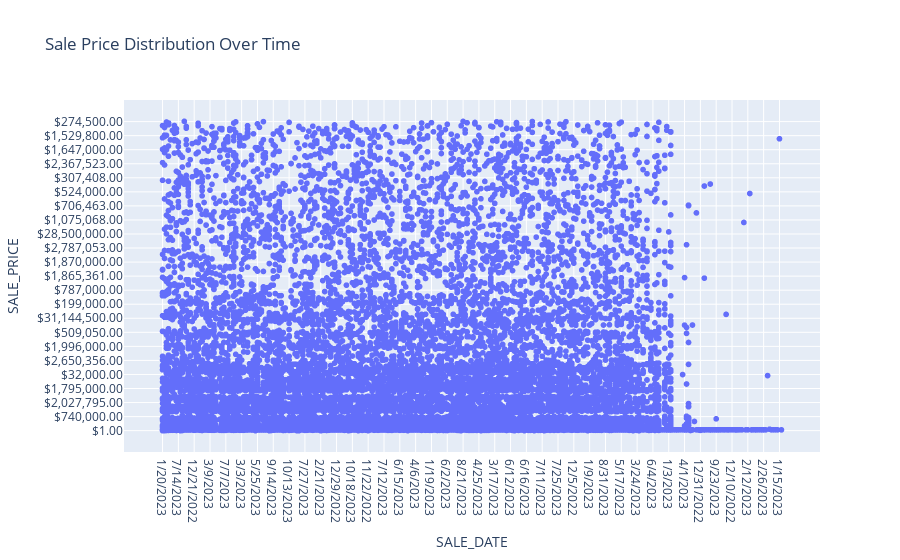

Notebook cell for this chart:
### Code cell
query6 = """
SELECT SALE_DATE, SALE_PRICE
FROM sales_data
WHERE SALE_PRICE IS NOT NULL;
"""

df6 = pd.read_sql_query(query6, conn)

# Visualization 6: Scatter plot for sale price distribution over time
fig6 = px.scatter(df6, x='SALE_DATE', y='SALE_PRICE', title='Sale Price Distribution Over Time')
fig6.show()

### Figure 1 — Plotly figure (JSON) as saved in the notebook; plotly's stock layout.template omitted (floating-point values rounded to 4 significant figures; data arrays with more than 128 entries replaced by an {"elided": "..."} marker saying what was removed)
{"data": [{"hovertemplate": "SALE_DATE=%{x}<br>SALE_PRICE=%{y}<extra></extra>", "legendgroup": "", "marker": {"color": "#636efa", "symbol": "circle"}, "mode": "markers", "name": "", "showlegend": false, "type": "scattergl", "x": {"elided": "16942 str values"}, "xaxis": "x", "y": {"elided": "16942 str values"}, "yaxis": "y"}], "layout": {"legend": {"tracegroupgap": 0}, "title": {"text": "Sale Price Distribution Over Time"}, "xaxis": {"anchor": "y", "domain": [0, 1], "title": {"text": "SALE_DATE"}}, "yaxis": {"anchor": "x", "domain": [0, 1], "title": {"text": "SALE_PRICE"}}}}
